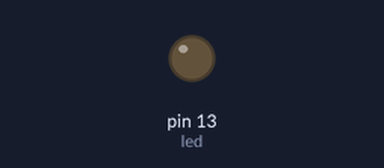
Bench run of a sketch on a simulated Arduino Uno, built with avr-gcc and run on an emulated ATmega328P. On the bench: output pins drawn as LEDs (lit = HIGH).

Above: at 0.3 s.
At 38.1 s:
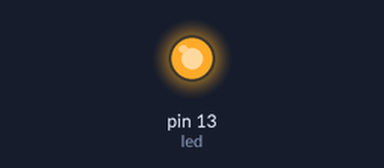
Timing chart, 0 to 39.7 s (numbered marks = the images above):
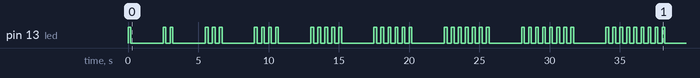

Measured:
- by itself, pin 13 (led): LOW → HIGH at 0.00 s, → LOW 0.20 s later, → HIGH 2.3 s later, → LOW 0.20 s later, … (90 changes in this stretch)

The sketch:

blink.ino
```cpp
/*
 Blink

 Increasing number of blinks for each iteration.
 */

// Pin 13 has an LED connected on most Arduino boards
int led              = 13;
int number_of_blinks = 1;

// the setup routine runs once when you press reset:
void setup() {
  // initialize the digital pin as an output.
  pinMode(led, OUTPUT);
}

void blink() {
  digitalWrite(led, HIGH);   // turn the LED on (HIGH is the voltage level)
  delay(200);                // wait 200ms
  digitalWrite(led, LOW);    // turn the LED off by making the voltage LOW
  delay(300);                // wait 400ms
}

// the loop routine runs over and over again forever:
void loop() {
  int count = 0;

  while(count < number_of_blinks) {
    blink();
    count++;
  }

  // wait 2 seconds
  delay(2000);

  number_of_blinks++;
}
```
